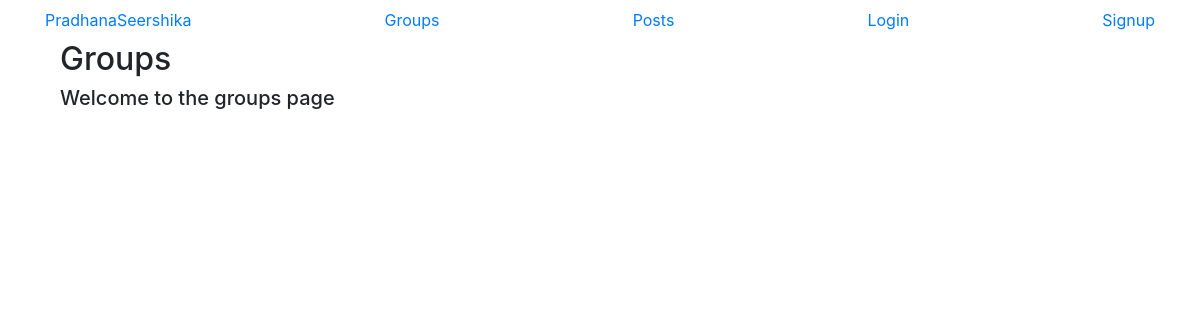
Page /groups/ on the earlier database version.
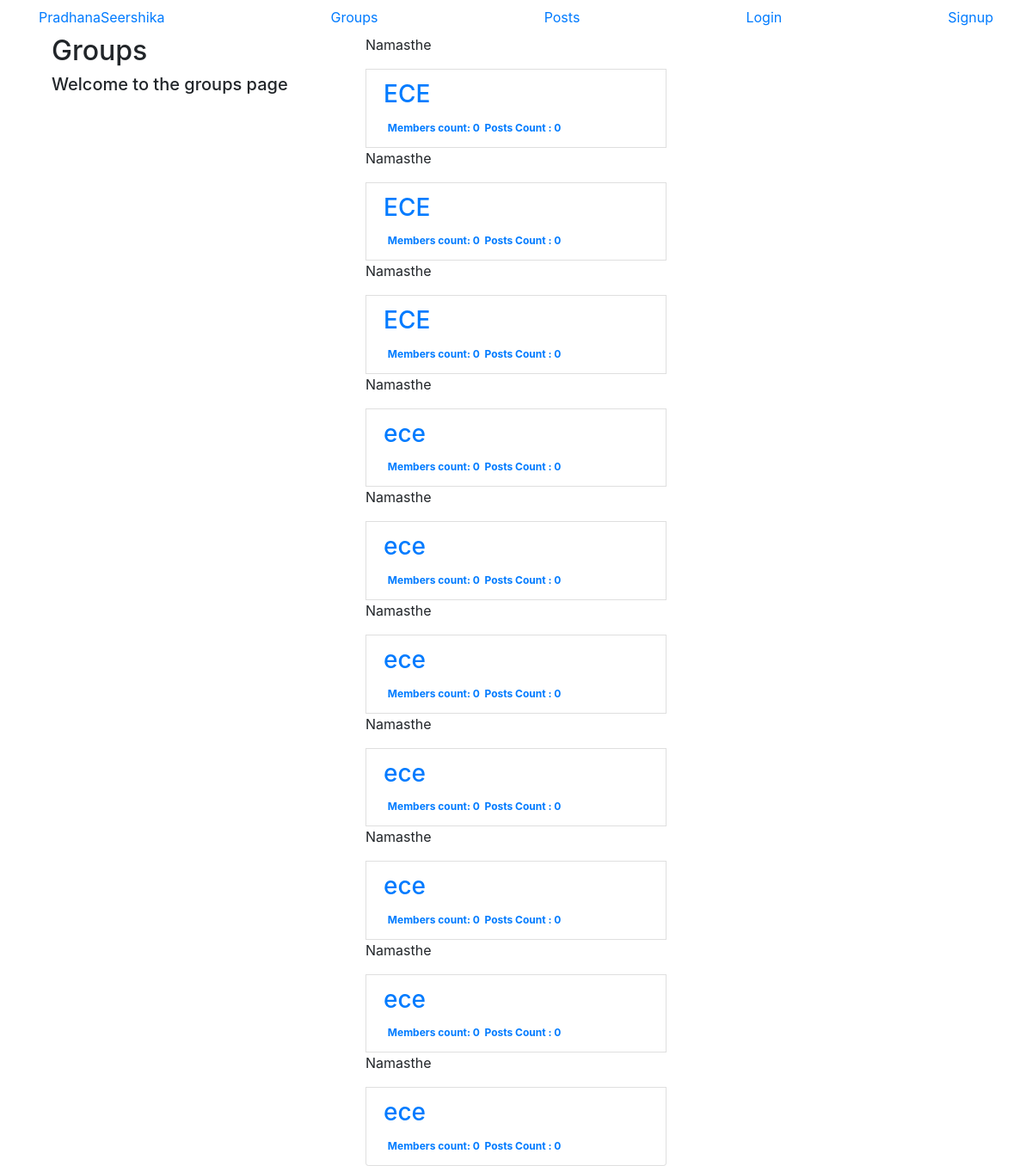
Same page on the later database version.
### groups/models.py (models this page shows, shortened)
class Group(models.Model):
    name = models.CharField(max_length=47)
    description = models.TextField(blank=True,default='')
    image = models.ImageField(upload_to='group_images',blank=True)
    members = models.ManyToManyField(to=User,through='GroupMember')
    class Meta:
        ordering=['name']

### groups/views.py (the view)
# urls.py: path('',views.GroupList.as_view(),name='list'),
class GroupList(ListView):
    model = Group

### groups/templates/groups/group_list.html (shortened to what this page needs)
{% extends 'groups/group_base.html' %}
{% block pregroup %}
    <div class="col-md-4">
        <div class="container">
            <h2>Groups</h2>
            <h5>Welcome to the groups page</h5>
        </div>
    </div>
{% endblock %}
{% block groupcontent %}
    <div class="col-md-4">
        <div class="list-group">
            {% for group in group_list %}
                 <p>Namasthe</p>
                <a class="list-group-item" href="{% url 'groups:detail' pk=group.pk %}">
                    <h3 class="title list-group-item-heading">{{group.name}}</h3>
                    <div class="row">
                        <div class="col-md-4">
                            <span class="badge">Members count: {{group.members.count}}</span>
                        </div>
                        <div class="col-md-4">
                            <span class="badge">Posts Count : {{group.groupposts.count}} </span>
                        </div>
                    </div>
                </a>
            {% endfor %}
        </div>
    </div>
{% endblock %}

### groups/templates/groups/group_base.html (shortened to what this page needs)
{% extends 'accounts/basic.html' %}
{% block y %}
    <div class="container">
        <div class="row">
            {% block pregroup %}{% endblock %}
            {% block groupcontent %}{% endblock %}
        </div>
    </div>
{% endblock %}

### templates/accounts/basic.html (shortened to what this page needs)
<!DOCTYPE html>
<html lang="en">
<head>
</head>
<body>
<link rel="stylesheet" href="https://stackpath.bootstrapcdn.com/bootstrap/4.5.2/css/bootstrap.min.css">
    <nav class="navbar" role="navigation" id="navbar">
        <div class="container">
            <a href="{% url 'accounts:diksoochi' %}">PradhanaSeershika</a>
            <a href="{% url 'groups:list' %}">Groups</a>
            <a href="{% url 'posts:create' %}">Posts</a>
            {% if user.is_authenticated %}
            <a href="{% url 'accounts:logout' %}">Logout</a>
            {% else %}
            <a href="{% url 'accounts:login' %}">Login</a>
            <a href="{% url 'accounts:cheru' %}">Signup</a>
            {% endif %}
        </div>
    </nav>
    {% block y %}
    {% endblock %}
</body>
</html>

Differences in the rows shown:
added Group: name "ECE", members.count "0", groupposts.count "0"
added Group: name "ECE", members.count "0", groupposts.count "0"
added Group: name "ECE", members.count "0", groupposts.count "0"
added Group: name "ece", members.count "0", groupposts.count "0"
added Group: name "ece", members.count "0", groupposts.count "0"
added Group: name "ece", members.count "0", groupposts.count "0"
added Group: name "ece", members.count "0", groupposts.count "0"
added Group: name "ece", members.count "0", groupposts.count "0"
added Group: name "ece", members.count "0", groupposts.count "0"
added Group: name "ece", members.count "0", groupposts.count "0"
